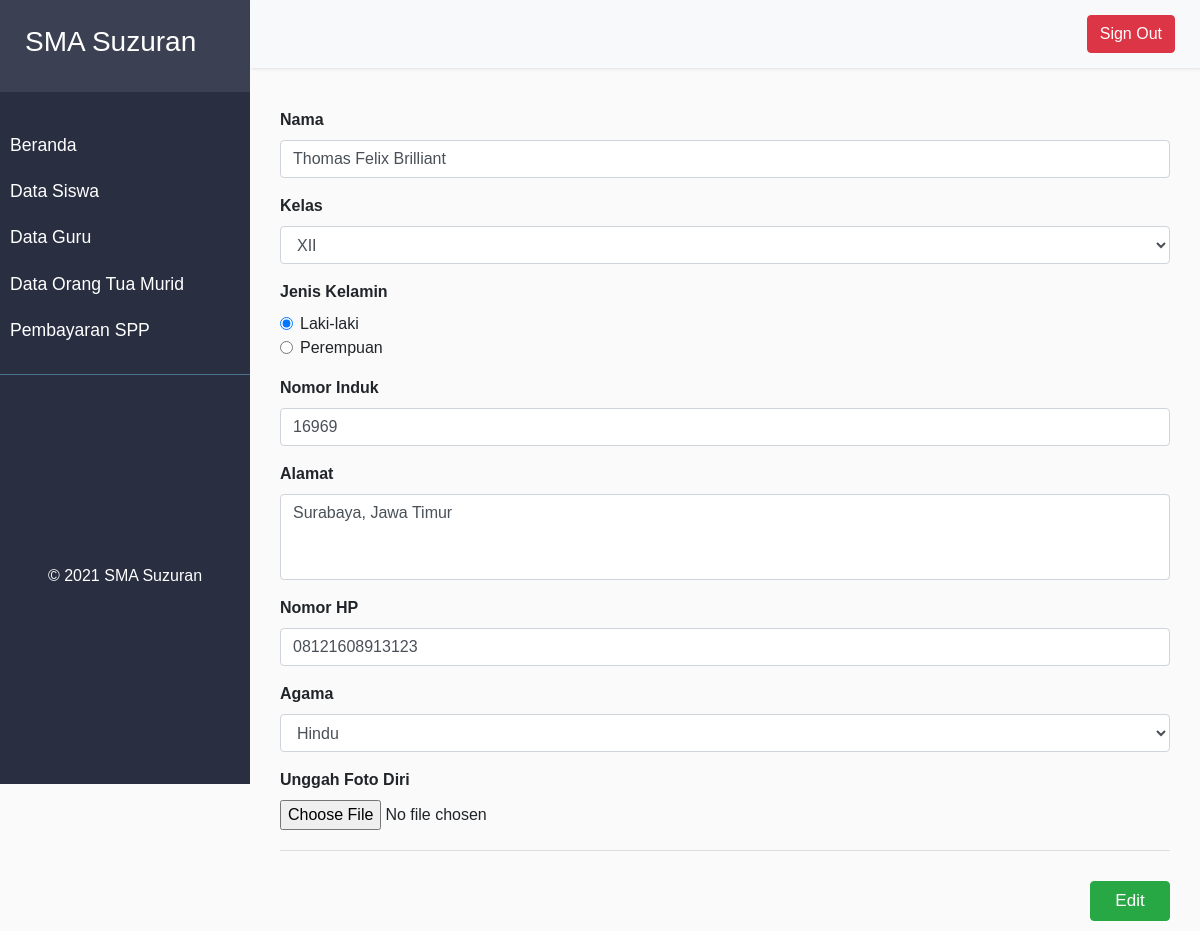
The app's page /form-edit-siswa.php?id_siswa=2 (signed in) with its own data.
### tables this page shows
CREATE TABLE `siswa` (
  `id_siswa` int(11) NOT NULL,
  `fotodiri` varchar(255) NOT NULL,
  `nama` varchar(255) NOT NULL,
  `kelas` varchar(15) NOT NULL,
  `jenis_kelamin` varchar(15) NOT NULL,
  `nomor_induk` varchar(10) NOT NULL,
  `alamat` varchar(100) NOT NULL,
  `nomor_hp` varchar(15) NOT NULL,
  `agama` varchar(30) NOT NULL
);

### form-edit-siswa.php (the view, shortened to what this page needs)
<?php
    include("config.php");
    $id = $_GET['id_siswa'];
    $sql = "SELECT * FROM siswa WHERE id_siswa=$id";
    $query = mysqli_query($db, $sql);
    $siswa = mysqli_fetch_assoc($query);
?>
<!DOCTYPE html>
<html lang="en">
<head>
    <link rel="stylesheet" href="https://maxcdn.bootstrapcdn.com/bootstrap/4.0.0/css/bootstrap.min.css">
</head>
<body>
    <div class="wrapper">
        <nav id="sidebar">
            <div class="sidebar-header">
                <h3>SMA Suzuran</h3>
            </div>
            <ul class="list-unstyled components">
                <li class="<?php if(basename($_SERVER['SCRIPT_NAME']) == 'dashboard.php'){echo 'active'; }else { echo ''; } ?>">
                    <a href="dashboard.php">Beranda</a>
                </li>
                <li class="<?php if(basename($_SERVER['SCRIPT_NAME']) == 'list-siswa.php'){echo 'active'; }else { echo ''; } ?>">
                    <a href="list-siswa.php">Data Siswa</a>
                </li>
                <li class="<?php if(basename($_SERVER['SCRIPT_NAME']) == 'list-guru.php'){echo 'active'; }else { echo ''; } ?>">
                    <a href="list-guru.php">Data Guru</a>
                </li>
                <li class="<?php if(basename($_SERVER['SCRIPT_NAME']) == 'list-orangtua.php'){echo 'active'; }else { echo ''; } ?>">
                    <a href="list-orangtua.php">Data Orang Tua Murid</a>
                </li>
                <li class="<?php if(basename($_SERVER['SCRIPT_NAME']) == 'list-pembayaran.php'){echo 'active'; }else { echo ''; } ?>">
                    <a href="#">Pembayaran SPP</a>
                </li>
            </ul>
            <ul class="list-unstyled CTAs">
                <h6>© 2021 SMA Suzuran</h6>
            </ul>
        </nav>
        <div id="content">
            <nav class="navbar navbar-expand-lg navbar-light bg-light">
                <div class="container-fluid">
                    <div class="collapse navbar-collapse" id="navbarSupportedContent">
                        <ul class="nav navbar-nav ml-auto">
                            <li class="nav-item active">
                                <a class="btn btn-danger text-white" href="logout.php">Sign Out</a>
                            </li>
                        </ul>
                    </div>
                </div>
            </nav>
            <div style="margin: 0 30px">
                <form action="proses_edit.php" method="POST" enctype="multipart/form-data">
                    <div class="row">
                        <div class="col-sm-12">
                            <div class="form-group">
                                <label class="font-weight-bold">Nama</label>
                                <input class="form-control" type="text" name="nama" value="<?php echo $siswa['nama'] ?>" placeholder="Masukkan nama lengkap" required>
                            </div>
                            <div class="form-group">
                                <?php $kelas = $siswa['kelas']; ?>
                                <label class="font-weight-bold">Kelas</label>
                                <select name="kelas" id="kelas" class="form-control">
                                    <option <?php echo ($kelas == 'XII') ? "selected": "" ?>>XII</option>
                                </select>
                            </div>
                            <div class="form-group">
                                <label class="font-weight-bold">Jenis Kelamin</label>
                                <div class="form-check">
                                    <?php $gender = $siswa['jenis_kelamin']; ?>
                                    <input class="form-check-input" type="radio" name="jenis_kelamin" id="jenis_kelamin" value="Laki-laki" <?php echo ($gender == 'Laki-laki') ? "checked": "" ?>>
                                    <label class="form-check-label" for="jenis_kelamin">
                                        Laki-laki
                                    </label>
                                </div>
                                <div class="form-check">
                                    <input class="form-check-input" type="radio" name="jenis_kelamin" id="jenis_kelamin" value="Perempuan" <?php echo ($gender == 'Perempuan') ? "checked": "" ?>>
                                    <label class="form-check-label" for="jenis_kelamin">
                                        Perempuan
                                    </label>
                                </div>
                            </div>
                            <div class="form-group">
                                <label class="font-weight-bold">Nomor Induk</label>
                                <input class="form-control" type="text" name="nomor_induk" value="<?php echo $siswa['nomor_induk'] ?>" placeholder="Masukkan nomor induk" required>
                            </div>
                            <div class="form-group">
                                <label class="font-weight-bold">Alamat</label>
                                <textarea class="form-control" name="alamat" id="alamat" rows="3" placeholder="Masukkan alamat" required><?php echo $siswa['alamat'] ?></textarea>
                            </div>
                            <div class="form-group">
                                <label class="font-weight-bold">Nomor HP</label>
                                <input class="form-control" type="text" name="nomor_hp" value="<?php echo $siswa['nomor_hp'] ?>" placeholder="Masukkan nomor HP" required>
                            </div>
                            <div class="form-group">
                                <?php $agama = $siswa['agama']; ?>
                                <label class="font-weight-bold">Agama</label>
                                <select class="form-control" name="agama" id="agama">
                                    <option <?php echo ($agama == 'Hindu') ? "selected": "" ?>>Hindu</option>
                                </select>
                            </div>
                            <div class="form-group">
                                <label class="font-weight-bold">Unggah Foto Diri</label>
                                <input type="file" class="form-control-file" id="fotodiri" name="fotodiri">
                            </div>
                            <div class="line"></div>
                            <button style="float: right;" class="btn btn-success submit" type="submit" name="edit_siswa" value="edit_siswa">Edit</button>
                        </div>
                    </div>
                </form>
            </div>
        </div>
    </div>
</body>
</html>

### form-edit-siswa.php (style rules this page uses)
.submit { width: 80px; margin: 10px 0; font-size: 17px; }
body { font-family: 'Montserrat', sans-serif; background: #FAFAFA; }
a, a:hover, a:focus { color: inherit; text-decoration: none; transition: all 0.3s; }
.navbar { padding: 15px 10px; background: #FFF; border: none; border-radius: 0; margin-bottom: 40px; box-shadow: 1px 1px 3px rgba(0, 0, 0, 0.1); }
.line { width: 100%; height: 1px; border-bottom: 1px solid #DDD; margin: 20px 0; }
.wrapper { display: flex; width: 100%; align-items: stretch; position: relative; }
#sidebar { min-width: 250px; max-width: 250px; background: #292E40; color: #FFF; transition: all 0.3s; position: fixed; }
#sidebar .sidebar-header { padding: 25px; background: #3B4152; margin-bottom: 10px; }
#sidebar ul.components { padding: 20px 0; border-bottom: 1px solid #47748B; }
#sidebar ul li a { padding: 10px; font-size: 1.1em; display: block; }
ul.CTAs { padding: 175px 0px; text-align: center; }
#content { width: 100%; padding-left: 250px; min-height: 100vh; transition: all 0.3s; }
textarea { resize: none; }

### records on screen
siswa: nama "Thomas Felix Brilliant", kelas "XII", jenis_kelamin "☑ Laki-laki", nomor_induk "16969", alamat "Surabaya, Jawa Timur", nomor_hp "08121608913123", agama "Hindu"
